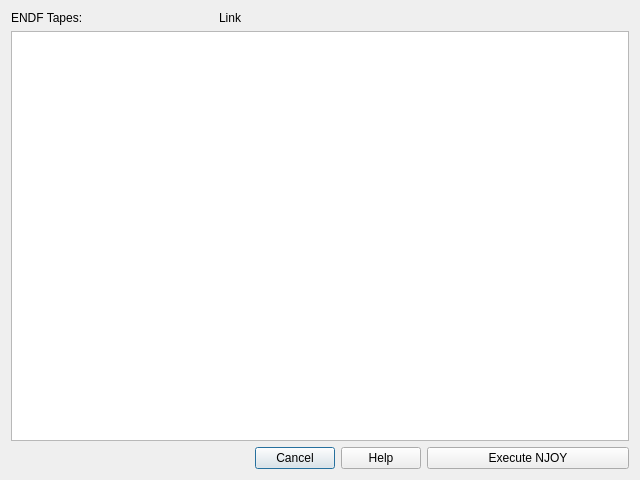
<?xml version="1.0" encoding="UTF-8"?>
<ui version="4.0">
 <class>NJOYInputDlg</class>
 <widget class="QDialog" name="NJOYInputDlg">
  <property name="geometry">
   <rect>
    <x>0</x>
    <y>0</y>
    <width>640</width>
    <height>480</height>
   </rect>
  </property>
  <property name="windowTitle">
   <string>NJOY Input Dlg</string>
  </property>
  <layout class="QGridLayout" name="gridLayout">
   <item row="0" column="0">
    <widget class="QLabel" name="label">
     <property name="text">
      <string>ENDF Tapes: </string>
     </property>
    </widget>
   </item>
   <item row="0" column="1">
    <widget class="QLabel" name="labelLink">
     <property name="text">
      <string>Link</string>
     </property>
    </widget>
   </item>
   <item row="2" column="0" colspan="2">
    <widget class="QDialogButtonBox" name="buttonBox">
     <property name="orientation">
      <enum>Qt::Horizontal</enum>
     </property>
     <property name="standardButtons">
      <set>QDialogButtonBox::Cancel|QDialogButtonBox::Help</set>
     </property>
    </widget>
   </item>
   <item row="2" column="2">
    <widget class="QPushButton" name="pushButtonExecute">
     <property name="text">
      <string>Execute NJOY</string>
     </property>
    </widget>
   </item>
   <item row="1" column="0" colspan="3">
    <widget class="QTextEdit" name="textEdit"/>
   </item>
  </layout>
 </widget>
 <resources/>
 <connections>
  <connection>
   <sender>buttonBox</sender>
   <signal>accepted()</signal>
   <receiver>NJOYInputDlg</receiver>
   <slot>accept()</slot>
   <hints>
    <hint type="sourcelabel">
     <x>248</x>
     <y>254</y>
    </hint>
    <hint type="destinationlabel">
     <x>157</x>
     <y>274</y>
    </hint>
   </hints>
  </connection>
  <connection>
   <sender>buttonBox</sender>
   <signal>rejected()</signal>
   <receiver>NJOYInputDlg</receiver>
   <slot>reject()</slot>
   <hints>
    <hint type="sourcelabel">
     <x>316</x>
     <y>260</y>
    </hint>
    <hint type="destinationlabel">
     <x>286</x>
     <y>274</y>
    </hint>
   </hints>
  </connection>
 </connections>
</ui>
